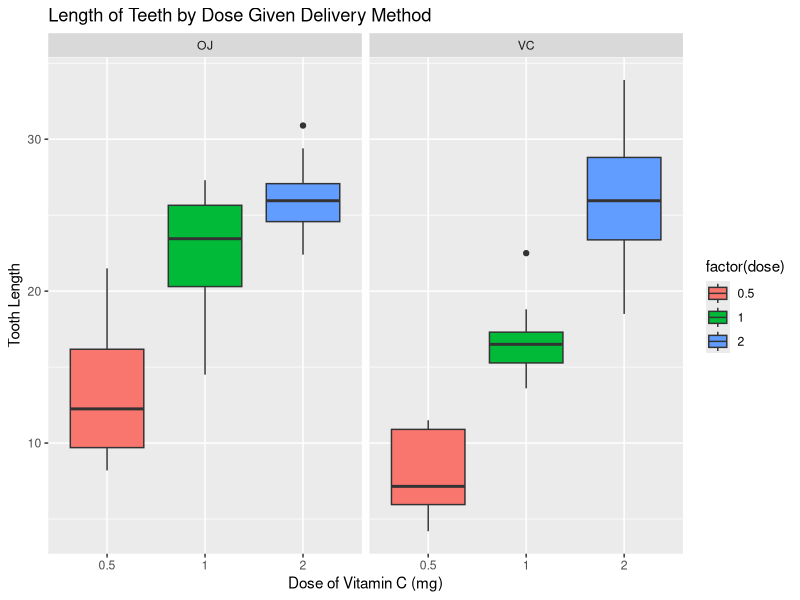

The R script that drew this image:
## ---- chunk 1
library("datasets")
data(TootthGrowth)
## ---- chunk 2
library("ggplot2")
library("dplyr")

ggplot(ToothGrowth, aes(x=factor(dose),y=len,fill=factor(dose))) +
  geom_boxplot() +
  facet_wrap(~supp) +
  labs(x="Dose of Vitamin C (mg)",y="Tooth Length",
       title="Length of Teeth by Dose Given Delivery Method")

ToothGrowth %>%
  group_by(supp,dose) %>%
  summarise(mean(len), sd(len))
## ---- chunk 3
# set up the two groups
g1 <- ToothGrowth %>% 
        filter(supp=="VC", dose==2) %>%
        select(len)

g2 <- ToothGrowth %>% 
        filter(supp=="VC", dose==0.5) %>%
        select(len)
## ---- chunk 4
t.test(x = g1, y=g2)
